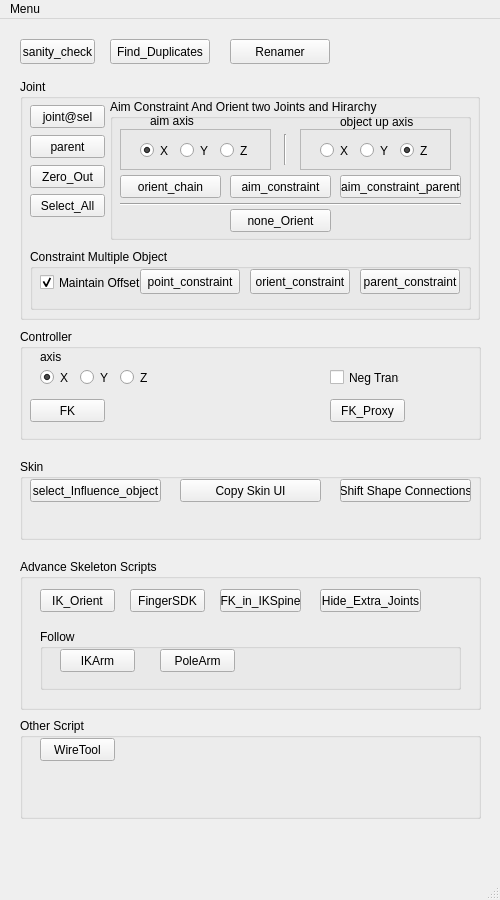
<?xml version="1.0" encoding="UTF-8"?>
<ui version="4.0">
 <class>mainWindow</class>
 <widget class="QMainWindow" name="mainWindow">
  <property name="geometry">
   <rect>
    <x>0</x>
    <y>0</y>
    <width>500</width>
    <height>900</height>
   </rect>
  </property>
  <property name="minimumSize">
   <size>
    <width>500</width>
    <height>900</height>
   </size>
  </property>
  <property name="maximumSize">
   <size>
    <width>500</width>
    <height>900</height>
   </size>
  </property>
  <property name="windowTitle">
   <string>RigTools MainWindow</string>
  </property>
  <widget class="QWidget" name="centralwidget">
   <widget class="QPushButton" name="sanity_check_btn">
    <property name="geometry">
     <rect>
      <x>20</x>
      <y>20</y>
      <width>75</width>
      <height>25</height>
     </rect>
    </property>
    <property name="minimumSize">
     <size>
      <width>75</width>
      <height>25</height>
     </size>
    </property>
    <property name="maximumSize">
     <size>
      <width>75</width>
      <height>25</height>
     </size>
    </property>
    <property name="text">
     <string>sanity_check</string>
    </property>
   </widget>
   <widget class="QGroupBox" name="joint_groupBox">
    <property name="geometry">
     <rect>
      <x>20</x>
      <y>60</y>
      <width>460</width>
      <height>241</height>
     </rect>
    </property>
    <property name="sizePolicy">
     <sizepolicy hsizetype="Fixed" vsizetype="Fixed">
      <horstretch>0</horstretch>
      <verstretch>0</verstretch>
     </sizepolicy>
    </property>
    <property name="title">
     <string>Joint</string>
    </property>
    <widget class="QPushButton" name="parent_btn">
     <property name="geometry">
      <rect>
       <x>10</x>
       <y>56</y>
       <width>75</width>
       <height>23</height>
      </rect>
     </property>
     <property name="text">
      <string>parent</string>
     </property>
    </widget>
    <widget class="QGroupBox" name="aimCons_groupBox">
     <property name="geometry">
      <rect>
       <x>90</x>
       <y>20</y>
       <width>361</width>
       <height>141</height>
      </rect>
     </property>
     <property name="title">
      <string>Aim Constraint And Orient two Joints and Hirarchy</string>
     </property>
     <widget class="QPushButton" name="aim_constraint_btn">
      <property name="geometry">
       <rect>
        <x>120</x>
        <y>76</y>
        <width>101</width>
        <height>23</height>
       </rect>
      </property>
      <property name="text">
       <string>aim_constraint</string>
      </property>
     </widget>
     <widget class="QPushButton" name="aim_constraint_parent_btn">
      <property name="geometry">
       <rect>
        <x>230</x>
        <y>76</y>
        <width>121</width>
        <height>23</height>
       </rect>
      </property>
      <property name="text">
       <string>aim_constraint_parent</string>
      </property>
     </widget>
     <widget class="QPushButton" name="orient_chain_btn">
      <property name="geometry">
       <rect>
        <x>10</x>
        <y>76</y>
        <width>101</width>
        <height>23</height>
       </rect>
      </property>
      <property name="text">
       <string>orient_chain</string>
      </property>
     </widget>
     <widget class="QLabel" name="label">
      <property name="geometry">
       <rect>
        <x>40</x>
        <y>15</y>
        <width>47</width>
        <height>13</height>
       </rect>
      </property>
      <property name="text">
       <string>aim axis</string>
      </property>
     </widget>
     <widget class="QLabel" name="label_2">
      <property name="geometry">
       <rect>
        <x>230</x>
        <y>15</y>
        <width>81</width>
        <height>16</height>
       </rect>
      </property>
      <property name="text">
       <string>object up axis</string>
      </property>
     </widget>
     <widget class="Line" name="line">
      <property name="geometry">
       <rect>
        <x>165</x>
        <y>35</y>
        <width>20</width>
        <height>31</height>
       </rect>
      </property>
      <property name="orientation">
       <enum>Qt::Vertical</enum>
      </property>
     </widget>
     <widget class="QPushButton" name="none_Orient_btn">
      <property name="geometry">
       <rect>
        <x>120</x>
        <y>110</y>
        <width>101</width>
        <height>23</height>
       </rect>
      </property>
      <property name="text">
       <string>none_Orient</string>
      </property>
     </widget>
     <widget class="Line" name="line_2">
      <property name="geometry">
       <rect>
        <x>10</x>
        <y>95</y>
        <width>341</width>
        <height>20</height>
       </rect>
      </property>
      <property name="orientation">
       <enum>Qt::Horizontal</enum>
      </property>
     </widget>
     <widget class="QFrame" name="frame">
      <property name="geometry">
       <rect>
        <x>10</x>
        <y>30</y>
        <width>151</width>
        <height>41</height>
       </rect>
      </property>
      <property name="frameShape">
       <enum>QFrame::StyledPanel</enum>
      </property>
      <property name="frameShadow">
       <enum>QFrame::Raised</enum>
      </property>
      <widget class="QRadioButton" name="aimX_rb">
       <property name="geometry">
        <rect>
         <x>20</x>
         <y>13</y>
         <width>31</width>
         <height>17</height>
        </rect>
       </property>
       <property name="text">
        <string>X</string>
       </property>
       <property name="checked">
        <bool>true</bool>
       </property>
      </widget>
      <widget class="QRadioButton" name="aimY_rb">
       <property name="geometry">
        <rect>
         <x>60</x>
         <y>13</y>
         <width>31</width>
         <height>17</height>
        </rect>
       </property>
       <property name="text">
        <string>Y</string>
       </property>
      </widget>
      <widget class="QRadioButton" name="aimZ_rb">
       <property name="geometry">
        <rect>
         <x>100</x>
         <y>13</y>
         <width>31</width>
         <height>17</height>
        </rect>
       </property>
       <property name="text">
        <string>Z</string>
       </property>
      </widget>
     </widget>
     <widget class="QFrame" name="frame_2">
      <property name="geometry">
       <rect>
        <x>190</x>
        <y>30</y>
        <width>151</width>
        <height>41</height>
       </rect>
      </property>
      <property name="frameShape">
       <enum>QFrame::StyledPanel</enum>
      </property>
      <property name="frameShadow">
       <enum>QFrame::Raised</enum>
      </property>
      <widget class="QRadioButton" name="aimObX_rb">
       <property name="geometry">
        <rect>
         <x>20</x>
         <y>13</y>
         <width>31</width>
         <height>17</height>
        </rect>
       </property>
       <property name="text">
        <string>X</string>
       </property>
      </widget>
      <widget class="QRadioButton" name="aimObY_rb">
       <property name="geometry">
        <rect>
         <x>60</x>
         <y>13</y>
         <width>31</width>
         <height>17</height>
        </rect>
       </property>
       <property name="text">
        <string>Y</string>
       </property>
      </widget>
      <widget class="QRadioButton" name="aimObZ_rb">
       <property name="geometry">
        <rect>
         <x>100</x>
         <y>13</y>
         <width>31</width>
         <height>17</height>
        </rect>
       </property>
       <property name="text">
        <string>Z</string>
       </property>
       <property name="checked">
        <bool>true</bool>
       </property>
      </widget>
     </widget>
    </widget>
    <widget class="QGroupBox" name="multipleCons_groupBox">
     <property name="geometry">
      <rect>
       <x>10</x>
       <y>170</y>
       <width>441</width>
       <height>61</height>
      </rect>
     </property>
     <property name="title">
      <string>Constraint Multiple Object</string>
     </property>
     <widget class="QPushButton" name="point_constraint_btn">
      <property name="geometry">
       <rect>
        <x>110</x>
        <y>20</y>
        <width>100</width>
        <height>25</height>
       </rect>
      </property>
      <property name="text">
       <string>point_constraint</string>
      </property>
     </widget>
     <widget class="QPushButton" name="orient_constraint_btn">
      <property name="geometry">
       <rect>
        <x>220</x>
        <y>20</y>
        <width>100</width>
        <height>25</height>
       </rect>
      </property>
      <property name="text">
       <string>orient_constraint</string>
      </property>
     </widget>
     <widget class="QPushButton" name="parent_constraint_btn">
      <property name="geometry">
       <rect>
        <x>330</x>
        <y>20</y>
        <width>100</width>
        <height>25</height>
       </rect>
      </property>
      <property name="text">
       <string>parent_constraint</string>
      </property>
     </widget>
     <widget class="QCheckBox" name="maintainOffset_cb">
      <property name="geometry">
       <rect>
        <x>10</x>
        <y>25</y>
        <width>101</width>
        <height>17</height>
       </rect>
      </property>
      <property name="text">
       <string>Maintain Offset</string>
      </property>
      <property name="checked">
       <bool>true</bool>
      </property>
     </widget>
    </widget>
    <widget class="QPushButton" name="Zero_Out_btn">
     <property name="geometry">
      <rect>
       <x>10</x>
       <y>86</y>
       <width>75</width>
       <height>23</height>
      </rect>
     </property>
     <property name="text">
      <string>Zero_Out</string>
     </property>
    </widget>
    <widget class="QPushButton" name="jointSel_btn">
     <property name="geometry">
      <rect>
       <x>10</x>
       <y>26</y>
       <width>75</width>
       <height>23</height>
      </rect>
     </property>
     <property name="text">
      <string>joint@sel</string>
     </property>
    </widget>
    <widget class="QPushButton" name="Select_All_btn">
     <property name="geometry">
      <rect>
       <x>10</x>
       <y>115</y>
       <width>75</width>
       <height>23</height>
      </rect>
     </property>
     <property name="text">
      <string>Select_All</string>
     </property>
    </widget>
   </widget>
   <widget class="QPushButton" name="Find_Duplicates_btn">
    <property name="geometry">
     <rect>
      <x>110</x>
      <y>20</y>
      <width>100</width>
      <height>25</height>
     </rect>
    </property>
    <property name="minimumSize">
     <size>
      <width>74</width>
      <height>25</height>
     </size>
    </property>
    <property name="maximumSize">
     <size>
      <width>100</width>
      <height>25</height>
     </size>
    </property>
    <property name="text">
     <string>Find_Duplicates</string>
    </property>
   </widget>
   <widget class="QGroupBox" name="controller_groupBox">
    <property name="geometry">
     <rect>
      <x>20</x>
      <y>310</y>
      <width>461</width>
      <height>111</height>
     </rect>
    </property>
    <property name="title">
     <string>Controller</string>
    </property>
    <widget class="QPushButton" name="FK_btn">
     <property name="geometry">
      <rect>
       <x>10</x>
       <y>70</y>
       <width>75</width>
       <height>23</height>
      </rect>
     </property>
     <property name="text">
      <string>FK</string>
     </property>
    </widget>
    <widget class="QPushButton" name="FK_Proxy_btn">
     <property name="geometry">
      <rect>
       <x>310</x>
       <y>70</y>
       <width>75</width>
       <height>23</height>
      </rect>
     </property>
     <property name="text">
      <string>FK_Proxy</string>
     </property>
    </widget>
    <widget class="QLabel" name="label_3">
     <property name="geometry">
      <rect>
       <x>20</x>
       <y>20</y>
       <width>31</width>
       <height>16</height>
      </rect>
     </property>
     <property name="text">
      <string>axis</string>
     </property>
    </widget>
    <widget class="QCheckBox" name="negTrans_cb">
     <property name="geometry">
      <rect>
       <x>310</x>
       <y>40</y>
       <width>70</width>
       <height>17</height>
      </rect>
     </property>
     <property name="text">
      <string>Neg Trans</string>
     </property>
    </widget>
    <widget class="QRadioButton" name="ctlAxis_X_rb">
     <property name="geometry">
      <rect>
       <x>20</x>
       <y>40</y>
       <width>31</width>
       <height>17</height>
      </rect>
     </property>
     <property name="text">
      <string>X</string>
     </property>
     <property name="checked">
      <bool>true</bool>
     </property>
    </widget>
    <widget class="QRadioButton" name="ctlAxis_Y_rb">
     <property name="geometry">
      <rect>
       <x>60</x>
       <y>40</y>
       <width>31</width>
       <height>17</height>
      </rect>
     </property>
     <property name="text">
      <string>Y</string>
     </property>
    </widget>
    <widget class="QRadioButton" name="ctlAxis_Z_rb">
     <property name="geometry">
      <rect>
       <x>100</x>
       <y>40</y>
       <width>31</width>
       <height>17</height>
      </rect>
     </property>
     <property name="text">
      <string>Z</string>
     </property>
    </widget>
   </widget>
   <widget class="QGroupBox" name="skin_groupBox">
    <property name="geometry">
     <rect>
      <x>20</x>
      <y>440</y>
      <width>461</width>
      <height>81</height>
     </rect>
    </property>
    <property name="title">
     <string>Skin</string>
    </property>
    <widget class="QPushButton" name="select_Influence_object_btn">
     <property name="geometry">
      <rect>
       <x>10</x>
       <y>20</y>
       <width>131</width>
       <height>23</height>
      </rect>
     </property>
     <property name="text">
      <string>select_Influence_object</string>
     </property>
    </widget>
    <widget class="QPushButton" name="copySkinOnMultipleObject_btn">
     <property name="geometry">
      <rect>
       <x>160</x>
       <y>20</y>
       <width>141</width>
       <height>23</height>
      </rect>
     </property>
     <property name="text">
      <string>Copy Skin UI</string>
     </property>
    </widget>
    <widget class="QPushButton" name="ShiftShapeConnections_btn">
     <property name="geometry">
      <rect>
       <x>320</x>
       <y>20</y>
       <width>131</width>
       <height>23</height>
      </rect>
     </property>
     <property name="text">
      <string>Shift Shape Connections</string>
     </property>
    </widget>
   </widget>
   <widget class="QPushButton" name="Renamer_btn">
    <property name="geometry">
     <rect>
      <x>230</x>
      <y>20</y>
      <width>100</width>
      <height>25</height>
     </rect>
    </property>
    <property name="minimumSize">
     <size>
      <width>74</width>
      <height>25</height>
     </size>
    </property>
    <property name="maximumSize">
     <size>
      <width>100</width>
      <height>25</height>
     </size>
    </property>
    <property name="text">
     <string>Renamer</string>
    </property>
   </widget>
   <widget class="QGroupBox" name="advanceSkeleton_groupBox">
    <property name="geometry">
     <rect>
      <x>20</x>
      <y>540</y>
      <width>461</width>
      <height>151</height>
     </rect>
    </property>
    <property name="title">
     <string>Advance Skeleton Scripts</string>
    </property>
    <widget class="QPushButton" name="IK_Orient_btn">
     <property name="geometry">
      <rect>
       <x>20</x>
       <y>30</y>
       <width>75</width>
       <height>23</height>
      </rect>
     </property>
     <property name="text">
      <string>IK_Orient</string>
     </property>
    </widget>
    <widget class="QPushButton" name="FingerSDK_btn">
     <property name="geometry">
      <rect>
       <x>110</x>
       <y>30</y>
       <width>75</width>
       <height>23</height>
      </rect>
     </property>
     <property name="text">
      <string>FingerSDK</string>
     </property>
    </widget>
    <widget class="QPushButton" name="FK_in_IKSpine_btn">
     <property name="geometry">
      <rect>
       <x>200</x>
       <y>30</y>
       <width>81</width>
       <height>23</height>
      </rect>
     </property>
     <property name="text">
      <string>FK_in_IKSpine</string>
     </property>
    </widget>
    <widget class="QGroupBox" name="Follow_groupBox">
     <property name="geometry">
      <rect>
       <x>20</x>
       <y>70</y>
       <width>421</width>
       <height>61</height>
      </rect>
     </property>
     <property name="title">
      <string>Follow</string>
     </property>
     <widget class="QPushButton" name="IKArm_btn">
      <property name="geometry">
       <rect>
        <x>20</x>
        <y>20</y>
        <width>75</width>
        <height>23</height>
       </rect>
      </property>
      <property name="text">
       <string>IKArm</string>
      </property>
     </widget>
     <widget class="QPushButton" name="PoleArm_btn">
      <property name="geometry">
       <rect>
        <x>120</x>
        <y>20</y>
        <width>75</width>
        <height>23</height>
       </rect>
      </property>
      <property name="text">
       <string>PoleArm</string>
      </property>
     </widget>
    </widget>
    <widget class="QPushButton" name="Hide_Extra_Joints_btn">
     <property name="geometry">
      <rect>
       <x>300</x>
       <y>30</y>
       <width>101</width>
       <height>23</height>
      </rect>
     </property>
     <property name="text">
      <string>Hide_Extra_Joints</string>
     </property>
    </widget>
   </widget>
   <widget class="QGroupBox" name="otherScript_groupBox">
    <property name="geometry">
     <rect>
      <x>20</x>
      <y>699</y>
      <width>461</width>
      <height>101</height>
     </rect>
    </property>
    <property name="title">
     <string>Other Script</string>
    </property>
    <widget class="QPushButton" name="WireTool_btn">
     <property name="geometry">
      <rect>
       <x>20</x>
       <y>20</y>
       <width>75</width>
       <height>23</height>
      </rect>
     </property>
     <property name="text">
      <string>WireTool</string>
     </property>
    </widget>
   </widget>
  </widget>
  <widget class="QMenuBar" name="menubar">
   <property name="geometry">
    <rect>
     <x>0</x>
     <y>0</y>
     <width>500</width>
     <height>21</height>
    </rect>
   </property>
   <widget class="QMenu" name="menuMenu">
    <property name="title">
     <string>Menu</string>
    </property>
    <addaction name="actionFile"/>
    <addaction name="actionExit"/>
   </widget>
   <addaction name="menuMenu"/>
  </widget>
  <widget class="QStatusBar" name="statusbar"/>
  <action name="actionFile">
   <property name="text">
    <string>File</string>
   </property>
  </action>
  <action name="actionExit">
   <property name="text">
    <string>Exit</string>
   </property>
  </action>
 </widget>
 <resources/>
 <connections/>
</ui>
